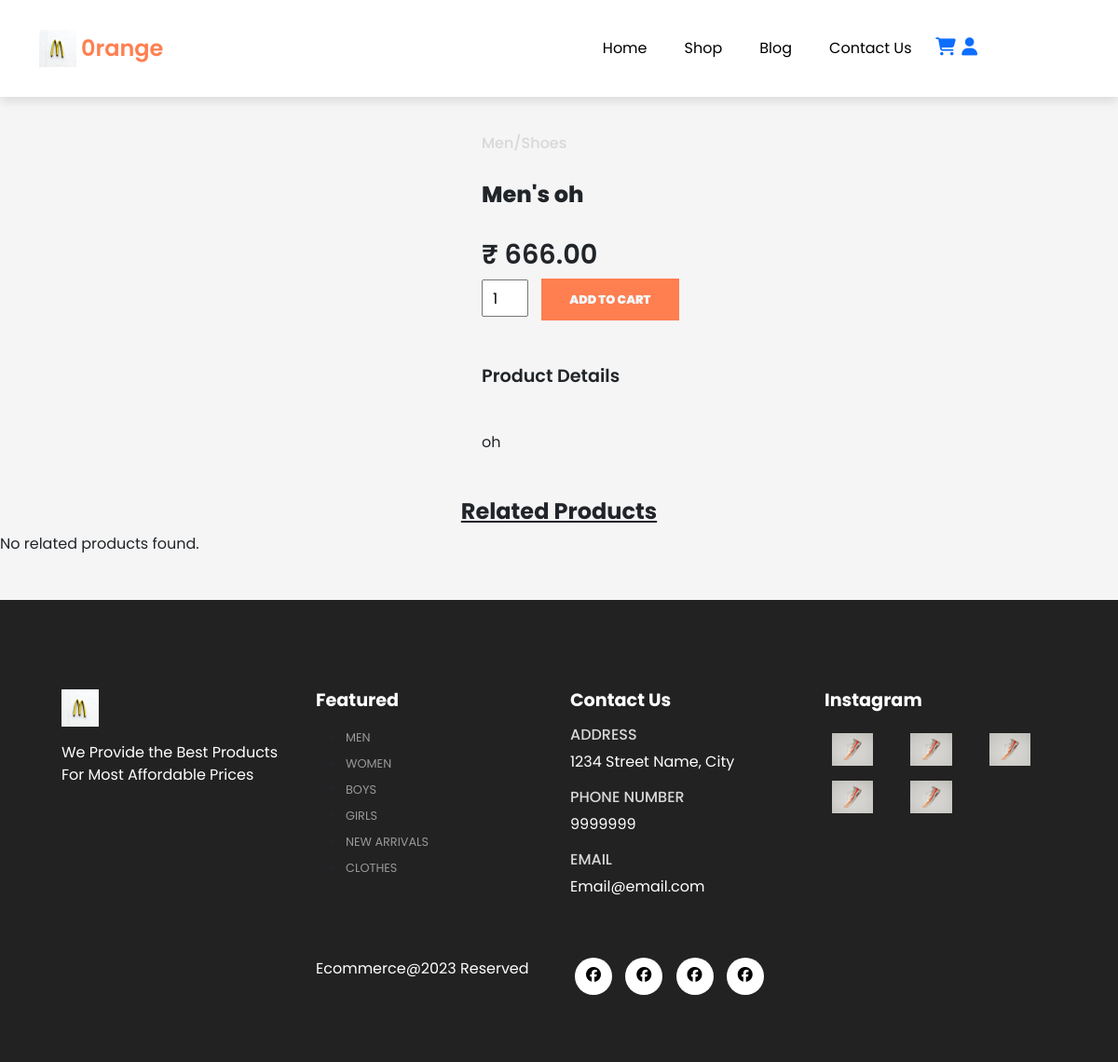
Page /single_product.php?product_id=8 on the committed database.
### tables this page shows
CREATE TABLE `products` (
  `product_id` int(11) NOT NULL,
  `product_name` varchar(255) NOT NULL,
  `product_description` text DEFAULT NULL,
  `product_image1` text NOT NULL,
  `product_image2` text NOT NULL,
  `product_image3` text NOT NULL,
  `product_image4` text NOT NULL,
  `product_price` decimal(10,2) NOT NULL,
  `product_quantity` int(11) NOT NULL,
  `product_category` varchar(255) NOT NULL,
  `category_id` int(11) DEFAULT NULL,
  `created_at` timestamp NOT NULL DEFAULT current_timestamp(),
  `updated_at` timestamp NOT NULL DEFAULT current_timestamp() ON UPDATE current_timestamp(),
  `product_rating` int(11) DEFAULT NULL
);

### single_product.php (the view, shortened to what this page needs)
<?php
include("server/connection.php");
if (isset($_GET['product_id'])) {
  $product_id = $_GET['product_id'];
  $stmt = $conn->prepare("SELECT * FROM products WHERE product_id=?");
  $stmt->bind_param("i", $product_id);
  $stmt->execute();
  $product = $stmt->get_result();
} else {
  header('location:index.php');
}
?>
<!DOCTYPE html>
<html lang="en">
<head>
  <link href="https://cdn.jsdelivr.net/npm/bootstrap@5.1.3/dist/css/bootstrap.min.css" rel="stylesheet">
  <link rel="stylesheet" href="https://cdnjs.cloudflare.com/ajax/libs/font-awesome/6.4.2/css/all.min.css" />
  <link rel="stylesheet" href="assets/css/style.css" />
</head>
<body>
  <nav class="navbar navbar-expand-lg navbar-light bg-white py-3 fixed-top">
    <div class="container">
      <img class="logo" src="assets/imgs/logo.jpg" />
      <h2 class="brand">0range</h2>
      <div class="collapse navbar-collapse nav-buttons" id="navbarSupportedContent">
        <ul class="navbar-nav me-auto mb-2 mb-lg-0">
          <li class="nav-item">
            <a class="nav-link" href="index.php">Home</a>
          </li>
          <li class="nav-item">
            <a class="nav-link" href="shop.php">Shop</a>
          </li>
          <li class="nav-item">
            <a class="nav-link" href="#">Blog</a>
          </li>
          <li class="nav-item">
            <a class="nav-link" href="contact.php">Contact Us</a>
          </li>
          <li class="nav-item">
            <a href="cart.php"><i class="fa-solid fa-cart-shopping"></i></a>
            <a href="account.php"><i class="fa-solid fa-user"></i></a>
          </li>
        </ul>
      </div>
    </div>
  </nav>
  <section class="single-product my-5 pt-5 container">
    <div class="row mt-5">
      <?php while ($row = $product->fetch_assoc()) { ?>
        <div class="col-lg-5 col-md-6 col-sm-12">
          <div class="small-img-group">
            <div class="small-img-col">
            </div>
            <div class="small-img-col">
            </div>
            <div class="small-img-col">
            </div>
            <div class="small-img-col">
            </div>
          </div>
        </div>
        <div class="col-lg-6 col-md-12 col-12">
          <h6>Men/Shoes</h6>
          <h3 class="py-4">Men's <?php echo $row['product_name']; ?></h3>
          <h2>₹ <?php echo $row['product_price']; ?></h2>
          <form action="cart.php" method="post">
            <input type="number" name="product_quantity" value="1" />
            <button class="buy-btn" type="submit" name="add_to_cart">Add to cart</button>
          </form>
          <h4 class="mt-5 mb-5">Product Details</h4>
          <span><?php echo $row['product_description']; ?></span>
        </div>
      <?php } ?>
    </div>
  </section>
  <section id="related-products">
  <h3 style="text-align: center; font-weight: bold; text-decoration: underline;">Related Products</h3>
    <?php
    $categoryQuery = "SELECT product_category FROM products WHERE product_id = '$product_id'";
    $categoryResult = $conn->query($categoryQuery);
    if ($categoryResult && $categoryResult->num_rows > 0) {
      $categoryRow = $categoryResult->fetch_assoc();
      $productCategory = $categoryRow['product_category'];
      $query = "SELECT * FROM products WHERE product_category = '$productCategory' AND product_id != '$product_id' LIMIT 4";
      $result = $conn->query($query);
      if ($result && $result->num_rows > 0) {
        while ($row = $result->fetch_assoc()) {
          echo '<div class="product text-center col-lg-3 col-md-4 col-sm-12">';
          $imagePath = $row['product_image1'];
          $imageName = basename($imagePath);
          echo '<img class="img-fluid mb-3" src="assets/imgs/' . htmlspecialchars($imageName) . '" style="padding-left: 20px;" />';
          echo '<div class="star">';
          for ($i = 0; $i < $row['product_rating']; $i++) {
              echo '<i class="fa-solid fa-star"></i>';
          }
          for ($i = $row['product_rating']; $i < 5; $i++) {
              echo '<i class="fa-regular fa-star"></i>';
          }
          echo '</div>';
          echo '<h5 class="p-name">' . htmlspecialchars($row['product_name']) . '</h5>';
          echo '<h4 class="p-price">₹' . htmlspecialchars($row['product_price']) . '</h4>';
          if ($row['product_quantity'] <= 0) {
              echo '<p class="out-of-stock">Out of Stock</p>';
              echo '<button class="buy-button" disabled>Buy Now</button>';
          } else {
              echo '<a href="single_product.php?product_id=' . htmlspecialchars($row['product_id']) . '"><button class="buy-button">Buy Now</button></a>';
          }
          echo '</div>';
      }
      } else {
        echo 'No related products found.';
      }
    } else {
      echo 'Category not found for the currently viewed product.';
    }
    ?>
  </section>
  <footer class="mt-5 py-5">
    <div class="row container mx-auto pt-5">
      <div class="footer-one col-lg-3 col-md-6 col-sm-12">
        <img class="logo" src="assets/imgs/logo.jpg" alt="" srcset="">
        <p class="pt-3">We Provide the Best Products For Most Affordable Prices</p>
      </div>
      <div class="footer-one col-lg-3 col-md-6 col-sm-12">
        <h5 class="pb-2">Featured</h5>
        <ul class="text-uppercase">
          <li><a href="#">Men</a></li>
          <li><a href="#">Women</a></li>
          <li><a href="#">Boys</a></li>
          <li><a href="#">Girls</a></li>
          <li><a href="#">New Arrivals</a></li>
          <li><a href="#">Clothes</a></li>
        </ul>
      </div>
      <div class="footer-one col-lg-3 col-md-6 col-sm-12">
        <h5 class="pb-2">Contact Us</h5>
        <div>
          <h6 class="text-uppercase">Address</h6>
          <p>1234 Street Name, City</p>
        </div>
        <div>
          <h6 class="text-uppercase">Phone Number</h6>
          <p>9999999</p>
        </div>
        <div>
          <h6 class="text-uppercase">Email</h6>
          <p>Email@email.com</p>
        </div>
      </div>
      <div class="footer-one col-lg-3 col-md-6 col-sm-12">
        <h5 class="pb-2">Instagram</h5>
        <div class="row">
          <img src="assets/imgs/featured1.jpg" alt="" srcset="" class="img-fluid w-25 h-100 m-2" />
          <img src="assets/imgs/featured1.jpg" alt="" srcset="" class="img-fluid w-25 h-100 m-2" />
          <img src="assets/imgs/featured1.jpg" alt="" srcset="" class="img-fluid w-25 h-100 m-2" />
          <img src="assets/imgs/featured1.jpg" alt="" srcset="" class="img-fluid w-25 h-100 m-2" />
          <img src="assets/imgs/featured1.jpg" alt="" srcset="" class="img-fluid w-25 h-100 m-2" />
        </div>
      </div>
    </div>
    <div class="copyright mt-5">
      <div class="row container mx-auto">
        <div class="col-lg-3 col-md-5 col-sm-12 mb-4">
        </div>
        <div class="col-lg-3 col-md-5 col-sm-12 mb-4">
          <p>Ecommerce@2023 Reserved</p>
        </div>
        <div class="col-lg-3 col-md-5 col-sm-12 mb-4">
          <a href="#"><i class="fa-brands fa-facebook"></i></a>
          <a href="#"><i class="fa-brands fa-facebook"></i></a>
          <a href="#"><i class="fa-brands fa-facebook"></i></a>
          <a href="#"><i class="fa-brands fa-facebook"></i></a>
        </div>
      </div>
    </div>
  </footer>
</body>
</html>

### assets/css/style.css (style rules this page uses)
.nav-buttons { margin-left: 40%; }
* { margin: 0; padding: 0; box-sizing: border-box; }
body { font-family: 'Poppins', sans-serif; background-color: #f5f5f5; }
.nav-item { display: flex; justify-content: flex-start; align-items: center; }
.navbar .brand { color: coral; margin: 3px 5px; font-size: 1.5rem; }
h2 { font-size: 1.8rem; font-weight: 600; }
h3 { font-size: 1.5rem; font-weight: 800; }
h4 { font-size: 1.2rem; font-weight: 600; }
h5 { font-size: 1rem; font-weight: 400; }
h6 { color: #d8d8d8; }
.navbar { font-size: 16px; padding-top: 2rem !important; padding-bottom:2rem !important; top: 0; left: 0; box-shadow: 0 5px 10px rgba(0, 0, 0, 0.1); }
.navbar-light .navbar-nav .nav-link { padding: 0 20px; color: black; transition: 0.4s ease; }
.navbar i { font-size: 1.2rem; padding: 0 0.7px; transition: 0.4s ease; cursor: pointer; margin-left: 5px; }
button { font-size: 0.8rem; font-weight: 900; outline: none; border: none; background-color: #1d1d1d; color: aliceblue; padding: 13px 30px; text-transform: uppercase; cursor: pointer; transition: 0.5s ease; }
footer { background-color: #222222; }
footer h5 { color: white; font-weight: 700; font-size: 1.2rem; }
footer li { padding-bottom: 4px; }
footer li a { font-size: 0.8rem; color: #999; text-decoration: none; }
footer .copyright a { color: black; height: 40px; width: 40px; background-color: white; display: inline-block; border-radius: 50%; text-align: center; line-height: 38px; transition: 0.3s ease; margin: 0 5px; }
footer p { color: white; }
.logo { width: 40px; height: 40px; }
.small-img-group { display: flex; justify-content: space-between; }
.small-img-col { flex-basis: 24%; cursor: pointer; }
.single-product input { width: 50px; height: 40px; padding-left: 10px; font-size: 16px; margin-right: 10px; }
.single-product .buy-btn { background-color: coral; opacity: 1; transition: 0.4s all; }

### rows in the picture
products: product_name "oh", product_price "666.00", product_description "oh"
